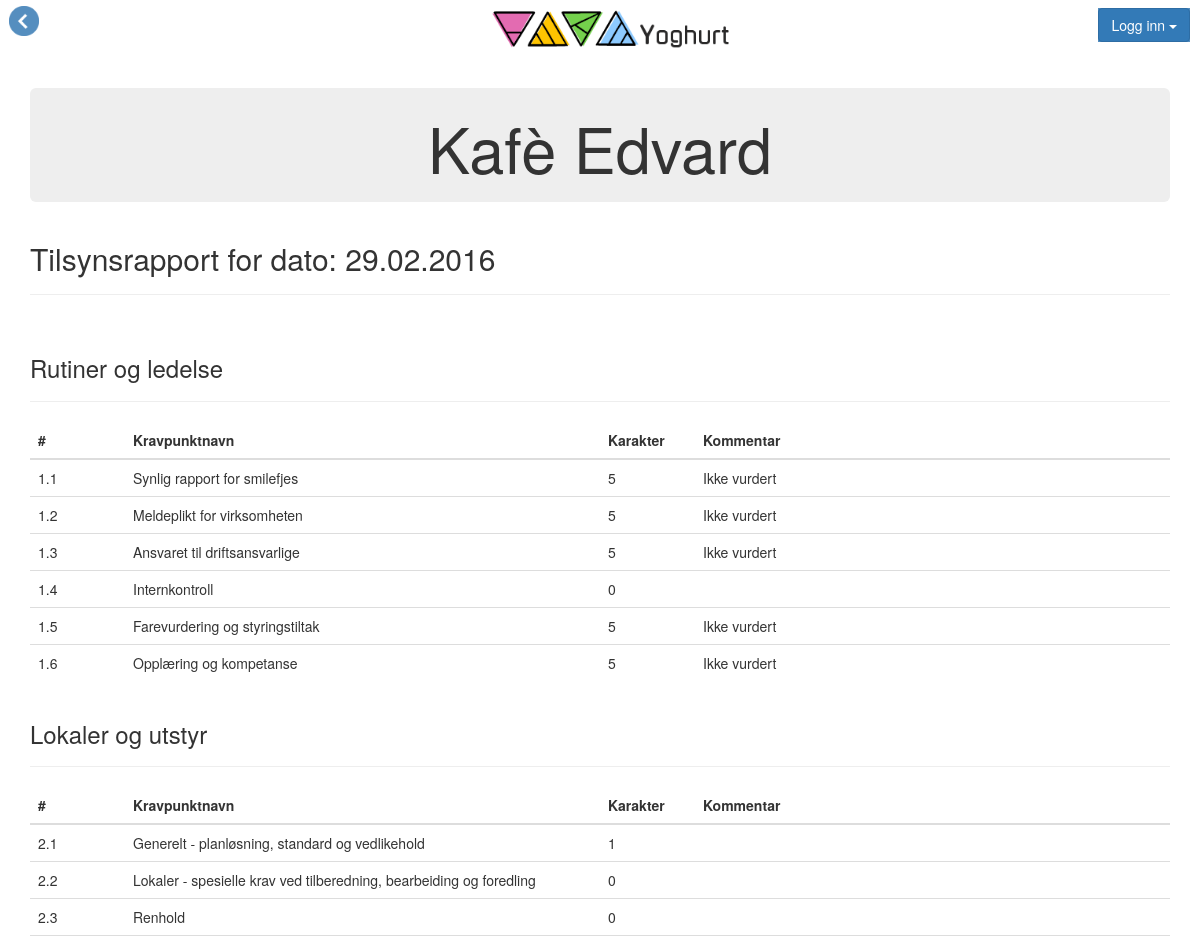
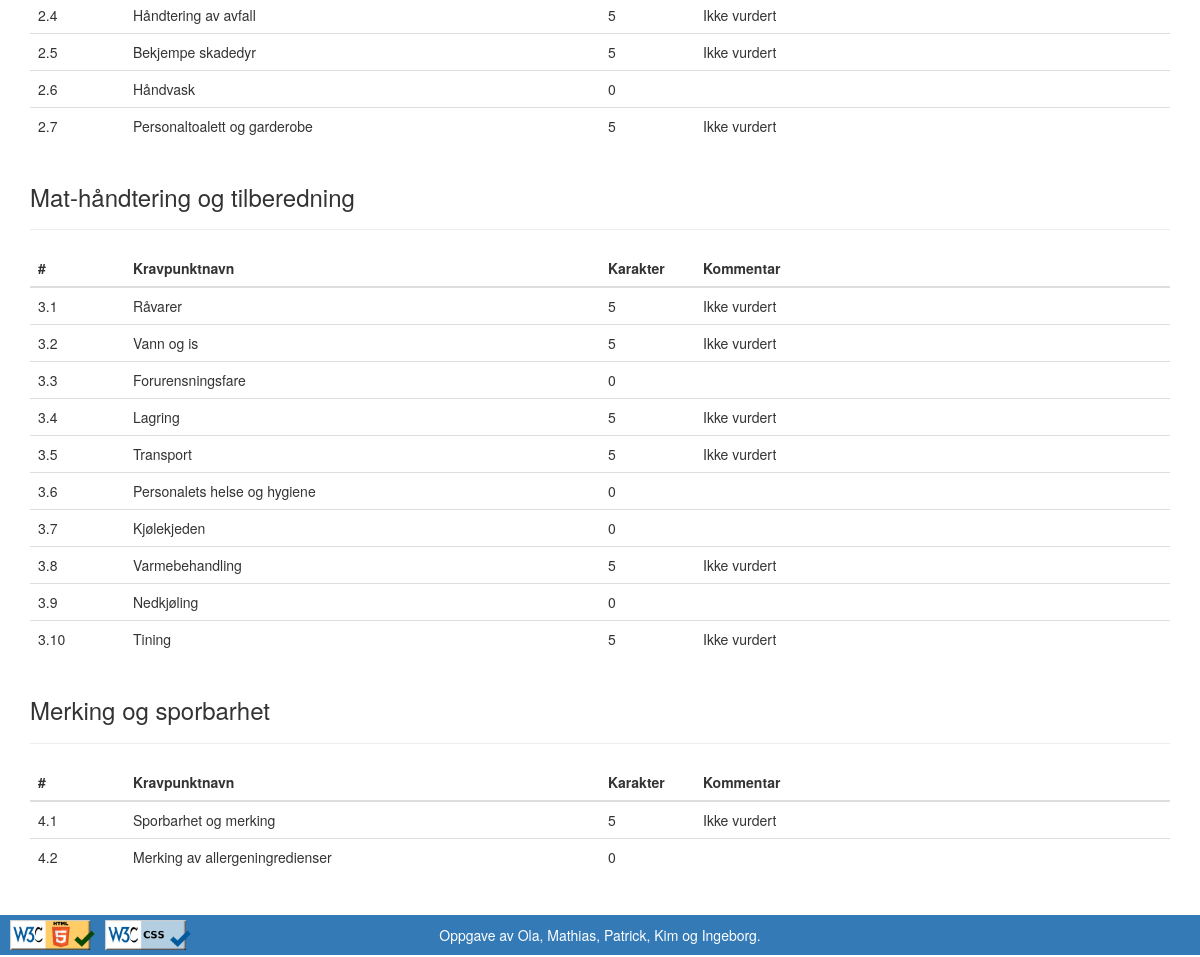
The app's page /tilsynsrapport/tilsyn.php?tilsynid=Z1603020933367560240MUNGE_TilsynAvtale with its own data (2 pictures, top to bottom).
### tables this page shows
CREATE TABLE `tilsynsrapporter` (
  `tilsynsobjektid` varchar(50) DEFAULT NULL,
  `tilsynid` varchar(50) NOT NULL,
  `sakref` varchar(15) DEFAULT NULL,
  `status` tinyint(1) DEFAULT NULL,
  `dato` int(11) DEFAULT NULL,
  `total_karakter` tinyint(4) DEFAULT NULL,
  `tilsynsbesoektype` tinyint(1) DEFAULT NULL,
  `tema1_no` char(20) DEFAULT NULL,
  `karakter1` tinyint(4) DEFAULT NULL,
  `tema2_no` char(18) DEFAULT NULL,
  `karakter2` tinyint(4) DEFAULT NULL,
  `tema3_no` varchar(40) DEFAULT NULL,
  `karakter3` tinyint(4) DEFAULT NULL,
  `tema4_no` varchar(30) DEFAULT NULL,
  `karakter4` tinyint(4) DEFAULT NULL
);

CREATE TABLE `restauranter` (
  `tilsynsobjektid` varchar(50) NOT NULL,
  `orgnummer` int(11) DEFAULT NULL,
  `navn` varchar(150) DEFAULT NULL,
  `adrlinje1` varchar(100) DEFAULT NULL,
  `adrlinje2` varchar(100) DEFAULT NULL,
  `postnr` char(5) DEFAULT NULL,
  `latitude` decimal(12,7) DEFAULT NULL,
  `longitude` decimal(12,7) DEFAULT NULL
);

CREATE TABLE `kravpunkter` (
  `tilsynid` varchar(50) NOT NULL,
  `dato` int(11) DEFAULT NULL,
  `ordingsverdi` varchar(150) NOT NULL,
  `kravpunktnavn_no` varchar(160) DEFAULT NULL,
  `kravpunktnavn_nn` varchar(160) DEFAULT NULL,
  `karakter` tinyint(4) DEFAULT NULL,
  `tekst_no` varchar(160) DEFAULT NULL,
  `tekst_nn` varchar(160) DEFAULT NULL
);

### tilsynsrapport/Tilsynsrapport.class.php (called while the page is built, shortened)
<?php
require_once 'Kravpunkt.class.php';
class Tilsynsrapport {
    public $karakterer;
    public function __construct() {
        $this->karakterer = array(
            "karakter1"=>"",
            "karakter2"=>"",
            "karakter3"=>"",
            "karakter4"=>""
        );
        $this->temaer = $this->temaer();
        $this->kravpunkter = $this->tomKravpunkter();
    }
    public static function medTilsynid($tilsynid) {
        $tilsynsrapport = Tilsynsrapport::medTilsynidKonstruktor($tilsynid);
        return $tilsynsrapport;
    }
    private static function medTilsynidKonstruktor($tilsynid) {
        $tilsynsrapport = new self();
        $data = $tilsynsrapport->hentData($tilsynid);
        $tilsynsrapport->restaurant = $tilsynsrapport->restaurant($data['tilsynsobjektid']);
        $tilsynsrapport->tilsynsobjektid = $data['tilsynsobjektid'];
        $tilsynsrapport->tilsynid = $tilsynid;
        $tilsynsrapport->sakref = $data['sakref'];
        $tilsynsrapport->status = $data['status'];
        $tilsynsrapport->dato = $data['dato'];
        $tilsynsrapport->total_karakter = $data['total_karakter'];
        $tilsynsrapport->karakterer = $tilsynsrapport->karakterer($data);
        $tilsynsrapport->tilsynsbesoektype = $data['tilsynsbesoektype'];
        $tilsynsrapport->kravpunkter = $tilsynsrapport->kravpunkter($tilsynid);
        return $tilsynsrapport;
    }
    private function hentData($tilsynid) {
        $db = kobleOpp();
        $sql = ("SELECT * FROM Tilsynsrapporter WHERE tilsynid LIKE ?;");
        $stmt = mysqli_prepare($db, $sql);
        mysqli_stmt_bind_param($stmt, 's', $tilsynid);
        mysqli_stmt_execute($stmt);
        $data = mysqli_stmt_get_result($stmt);
        return mysqli_fetch_assoc($data);
    }
    private function restaurant($tilsynsobjektid) {
        $db = kobleOpp();
        $sql = "SELECT navn FROM Restauranter WHERE tilsynsobjektid LIKE ?";
        $stmt = mysqli_prepare($db, $sql);
        mysqli_stmt_bind_param($stmt, 's', $tilsynsobjektid);
        mysqli_stmt_execute($stmt);
        $data = mysqli_stmt_get_result($stmt);
        $data = mysqli_fetch_assoc($data);
        return $data['navn'];
    }
    private function karakterer($data) {
        $karakterer = array_intersect_key($data + $this->karakterer, $this->karakterer);
        return $karakterer;
    }
    private function temaer() {
        $db = kobleOpp();
        $sql = "SELECT DISTINCT `tema1_no`, `tema2_no`, `tema3_no`, `tema4_no` FROM `Tilsynsrapporter` WHERE `tema1_no` IS NOT NULL AND  `tema2_no` IS NOT NULL AND `tema3_no`  IS NOT NULL AND `tema4_no` IS NOT NULL";
        $data = mysqli_query($db, $sql);
        $data = mysqli_fetch_assoc($data);
        return $data;
    }
    private function kravpunkter($tilsynid) {
        $kravpunkter = [];
        $data = $this->hentKravpunkter($tilsynid);
        foreach ($data as $kravpunkt) {
            $kravpunkter[$kravpunkt['ordingsverdi']] = Kravpunkt::medData($kravpunkt);
        }
        return $kravpunkter;
    }
    private function tomKravpunkter() {
        $data = $this->hentTomKravpunkter();
        $kravpunkter = [];
        foreach ($data as $kravpunkt) {
            $kravpunkter[$kravpunkt['ordingsverdi']] = new Kravpunkt($kravpunkt);
        }
        return $kravpunkter;
    }
    private function hentTomKravpunkter() {
        $db = kobleOpp();
        $sql = "SELECT DISTINCT ordingsverdi, kravpunktnavn_no FROM Kravpunkter ORDER BY SUBSTRING(ordingsverdi, 1 , 1), LENGTH(ordingsverdi), ordingsverdi";
        $kravpunkter = mysqli_query($db, $sql);
        $kravpunkter->fetch_all(MYSQLI_ASSOC);
        return $kravpunkter;
    }
    private function hentKravpunkter($tilsynid) {
        $db = kobleOpp();
        $sql = "SELECT DISTINCT * FROM Kravpunkter WHERE tilsynid LIKE ?  ORDER BY SUBSTRING(ordingsverdi, 1 , 1), LENGTH(ordingsverdi), ordingsverdi";
        $stmt = mysqli_prepare($db, $sql);
        mysqli_stmt_bind_param($stmt, 's', $tilsynid);
        mysqli_stmt_execute($stmt);
        $data = mysqli_stmt_get_result($stmt);
        $data = $data->fetch_all(MYSQLI_ASSOC);
        return $data;
    }
}
?>

### tilsynsrapport/Kravpunkt.class.php (called while the page is built, shortened)
<?php
class Kravpunkt {
    public function __construct($data) {
        $this->ordningsverdi = $data['ordingsverdi'];
        $this->kravpunktnavn = $data['kravpunktnavn_no'];
    }
    public static function medData($data) {
        $kravpunkt = new self($data);
        $kravpunkt->karakter = $data['karakter'];
        $kravpunkt->tekst = $data['tekst_no'];
        return $kravpunkt;
    }
}
?>

### tilsynsrapport/tilsyn-modell.php (the view, shortened to what this page needs)
<?php
$tilsynid = $_GET['tilsynid'];
$tilsynsrapport = Tilsynsrapport::medTilsynid($tilsynid);
function kravpunkter($tilsynsrapport, $ordningsverdi) {
    $kravpunkter = $tilsynsrapport->kravpunkter;
    foreach ($kravpunkter as $kravpunkt) {
        if (preg_match("/^$ordningsverdi/", $kravpunkt->ordningsverdi)) {
            echo ("
                <tr>
                    <td>$kravpunkt->ordningsverdi</td>
                    <td>$kravpunkt->kravpunktnavn</td>
                    <td>$kravpunkt->karakter</td>
                    <td>$kravpunkt->tekst</td>
                </tr>
            ");
        }
    }
}
function tilsynsrapport($tilsynsrapport) {
    $temaer = $tilsynsrapport->temaer;
    $ordningsverdi = 1;
    foreach ($temaer as $tema) {
        echo (
            "<div class='page-header'> <h3>$tema</h3> </div>
            <table class='table'>
                <thead>
                    <tr>
                        <th class='col-xs-1'>#</th>
                        <th class='col-xs-5'>Kravpunktnavn</th>
                        <th class='col-xs-1'>Karakter</th>
                        <th class='col-xs-5'>Kommentar</th>
                    </tr>
                </thead>
                <tbody>"
        );
        kravpunkter($tilsynsrapport, $ordningsverdi);
        echo (
                "</tbody>
            </table>"
        );
        $ordningsverdi++;
    }
}
?>

### tilsynsrapport/tilsyn.php (shortened to what this page needs)
<?php
require_once 'Tilsynsrapport.class.php';
require_once 'tilsyn-modell.php';
require_once '../logginn/logginn.php';
?>
<!DOCTYPE html>
<html lang="no">
<head>
  <link rel="stylesheet" href="/bibloteker/bootstrap-3.3.7-dist/css/bootstrap.min.css">
</head>
<body>
  <?php require_once '../div/header.php'; ?>
  <div class="container">
      <div class="jumbotron">
        <h1 class="text-center"><?php echo $tilsynsrapport->restaurant; ?></h1>
      </div>
    <div class='page-header'> <h2>Tilsynsrapport for dato: <?php echo $tilsynsrapport->dato(); ?></h2>
    </div>
    <div class="table-responsive">
      <?php tilsynsrapport($tilsynsrapport); ?>
    </div>
  </div>
  <br>
  <?php require_once '../div/footer.php'; ?>
</body>
</html>

### div/header.css (style rules this page uses)
html { margin: 0; padding: 0; height: 100% }
body { margin: 0; padding: 0; height: 100%; margin-top: -2px; }
.jumbotron { padding-top: 5px; padding-bottom: 10px; width: 100%; }

### records on screen
tilsynsrapporter: tilsynsobjektid.navn "Kafè Edvard", dato "29.02.2016"
kravpunkter: ordingsverdi "1.1", kravpunktnavn_no "Synlig rapport for smilefjes", karakter "5", tekst_no "Ikke vurdert"
kravpunkter: ordingsverdi "1.2", kravpunktnavn_no "Meldeplikt for virksomheten", karakter "5", tekst_no "Ikke vurdert"
kravpunkter: ordingsverdi "1.3", kravpunktnavn_no "Ansvaret til driftsansvarlige", karakter "5", tekst_no "Ikke vurdert"
kravpunkter: ordingsverdi "1.4", kravpunktnavn_no "Internkontroll", karakter "0"
kravpunkter: ordingsverdi "1.5", kravpunktnavn_no "Farevurdering og styringstiltak", karakter "5", tekst_no "Ikke vurdert"
kravpunkter: ordingsverdi "1.6", kravpunktnavn_no "Opplæring og kompetanse", karakter "5", tekst_no "Ikke vurdert"
kravpunkter: ordingsverdi "2.1", kravpunktnavn_no "Generelt - planløsning, standard og vedlikehold", karakter "1"
kravpunkter: ordingsverdi "2.2", kravpunktnavn_no "Lokaler - spesielle krav ved tilberedning, bearbeiding og foredling", karakter "0"
kravpunkter: ordingsverdi "2.3", kravpunktnavn_no "Renhold", karakter "0"
kravpunkter: ordingsverdi "2.4", kravpunktnavn_no "Håndtering av avfall", karakter "5", tekst_no "Ikke vurdert"
kravpunkter: ordingsverdi "2.5", kravpunktnavn_no "Bekjempe skadedyr", karakter "5", tekst_no "Ikke vurdert"
kravpunkter: ordingsverdi "2.6", kravpunktnavn_no "Håndvask", karakter "0"
kravpunkter: ordingsverdi "2.7", kravpunktnavn_no "Personaltoalett og garderobe", karakter "5", tekst_no "Ikke vurdert"
kravpunkter: ordingsverdi "3.1", kravpunktnavn_no "Råvarer", karakter "5", tekst_no "Ikke vurdert"
kravpunkter: ordingsverdi "3.2", kravpunktnavn_no "Vann og is", karakter "5", tekst_no "Ikke vurdert"
kravpunkter: ordingsverdi "3.3", kravpunktnavn_no "Forurensningsfare", karakter "0"
kravpunkter: ordingsverdi "3.4", kravpunktnavn_no "Lagring", karakter "5", tekst_no "Ikke vurdert"
kravpunkter: ordingsverdi "3.5", kravpunktnavn_no "Transport", karakter "5", tekst_no "Ikke vurdert"
kravpunkter: ordingsverdi "3.6", kravpunktnavn_no "Personalets helse og hygiene", karakter "0"
kravpunkter: ordingsverdi "3.7", kravpunktnavn_no "Kjølekjeden", karakter "0"
kravpunkter: ordingsverdi "3.8", kravpunktnavn_no "Varmebehandling", karakter "5", tekst_no "Ikke vurdert"
kravpunkter: ordingsverdi "3.9", kravpunktnavn_no "Nedkjøling", karakter "0"
kravpunkter: ordingsverdi "3.10", kravpunktnavn_no "Tining", karakter "5", tekst_no "Ikke vurdert"
kravpunkter: ordingsverdi "4.1", kravpunktnavn_no "Sporbarhet og merking", karakter "5", tekst_no "Ikke vurdert"
kravpunkter: ordingsverdi "4.2", kravpunktnavn_no "Merking av allergeningredienser", karakter "0"

### other values on screen
$tema "Rutiner og ledelse"
$tema "Lokaler og utstyr"
$tema "Mat-håndtering og tilberedning"
$tema "Merking og sporbarhet"
